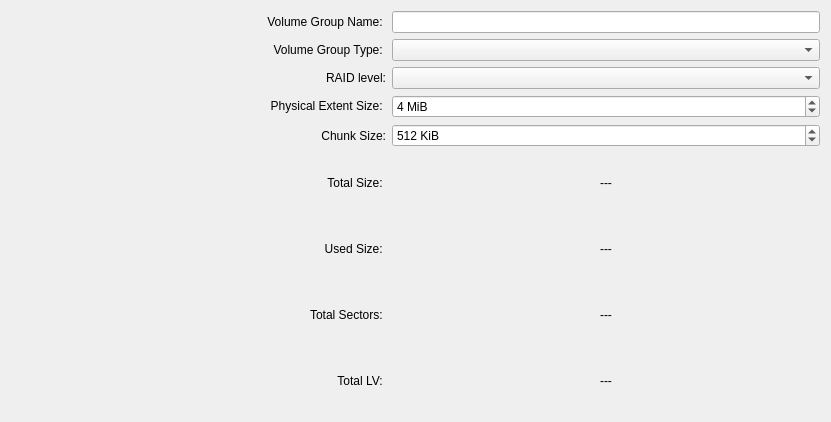
<?xml version="1.0" encoding="UTF-8"?>
<ui version="4.0">
 <class>VolumeGroupWidgetBase</class>
 <widget class="QWidget" name="VolumeGroupWidgetBase">
  <property name="geometry">
   <rect>
    <x>0</x>
    <y>0</y>
    <width>831</width>
    <height>418</height>
   </rect>
  </property>
  <property name="minimumSize">
   <size>
    <width>652</width>
    <height>0</height>
   </size>
  </property>
  <layout class="QGridLayout" name="gridLayout">
   <item row="0" column="0" rowspan="9">
    <widget class="ListPhysicalVolumes" name="m_ListPV" native="true">
     <property name="minimumSize">
      <size>
       <width>250</width>
       <height>400</height>
      </size>
     </property>
    </widget>
   </item>
   <item row="0" column="1">
    <widget class="QLabel" name="m_LabelTextVGName">
     <property name="text">
      <string>Volume Group Name: </string>
     </property>
     <property name="alignment">
      <set>Qt::AlignRight|Qt::AlignTrailing|Qt::AlignVCenter</set>
     </property>
     <property name="textInteractionFlags">
      <set>Qt::LinksAccessibleByMouse|Qt::TextSelectableByKeyboard|Qt::TextSelectableByMouse</set>
     </property>
    </widget>
   </item>
   <item row="0" column="2">
    <layout class="QVBoxLayout" name="verticalLayout_2">
     <item>
      <widget class="QLineEdit" name="m_EditVGName"/>
     </item>
    </layout>
   </item>
   <item row="1" column="1">
    <widget class="QLabel" name="m_LabelTextVolumeType">
     <property name="text">
      <string>Volume Group Type: </string>
     </property>
     <property name="alignment">
      <set>Qt::AlignRight|Qt::AlignTrailing|Qt::AlignVCenter</set>
     </property>
    </widget>
   </item>
   <item row="1" column="2">
    <layout class="QVBoxLayout" name="verticalLayout_4">
     <item>
      <widget class="QComboBox" name="m_ComboVolumeType"/>
     </item>
    </layout>
   </item>
   <item row="2" column="1">
    <widget class="QLabel" name="m_LabelRaidLevel">
     <property name="text">
      <string>RAID level:</string>
     </property>
     <property name="alignment">
      <set>Qt::AlignRight|Qt::AlignTrailing|Qt::AlignVCenter</set>
     </property>
    </widget>
   </item>
   <item row="2" column="2">
    <layout class="QVBoxLayout" name="verticalLayout_3">
     <item>
      <widget class="QComboBox" name="m_RaidLevel"/>
     </item>
    </layout>
   </item>
   <item row="3" column="1">
    <widget class="QLabel" name="m_LabelTextPESize">
     <property name="text">
      <string>Physical Extent Size: </string>
     </property>
     <property name="alignment">
      <set>Qt::AlignRight|Qt::AlignTrailing|Qt::AlignVCenter</set>
     </property>
     <property name="textInteractionFlags">
      <set>Qt::LinksAccessibleByMouse|Qt::TextSelectableByKeyboard|Qt::TextSelectableByMouse</set>
     </property>
    </widget>
   </item>
   <item row="3" column="2">
    <layout class="QVBoxLayout" name="verticalLayout">
     <item>
      <widget class="QSpinBox" name="m_SpinPESize">
       <property name="suffix">
        <string> MiB</string>
       </property>
       <property name="minimum">
        <number>1</number>
       </property>
       <property name="maximum">
        <number>1000</number>
       </property>
       <property name="value">
        <number>4</number>
       </property>
      </widget>
     </item>
    </layout>
   </item>
   <item row="4" column="1">
    <widget class="QLabel" name="m_LabelChunkSize">
     <property name="text">
      <string>Chunk Size:</string>
     </property>
     <property name="alignment">
      <set>Qt::AlignRight|Qt::AlignTrailing|Qt::AlignVCenter</set>
     </property>
    </widget>
   </item>
   <item row="4" column="2">
    <layout class="QVBoxLayout" name="verticalLayout_7">
     <item>
      <widget class="QSpinBox" name="spinBox">
       <property name="suffix">
        <string> KiB</string>
       </property>
       <property name="minimum">
        <number>1</number>
       </property>
       <property name="maximum">
        <number>2048</number>
       </property>
       <property name="value">
        <number>512</number>
       </property>
      </widget>
     </item>
    </layout>
   </item>
   <item row="5" column="1">
    <widget class="QLabel" name="m_LabelTextTotalSize">
     <property name="text">
      <string>Total Size: </string>
     </property>
     <property name="alignment">
      <set>Qt::AlignRight|Qt::AlignTrailing|Qt::AlignVCenter</set>
     </property>
     <property name="textInteractionFlags">
      <set>Qt::LinksAccessibleByMouse|Qt::TextSelectableByKeyboard|Qt::TextSelectableByMouse</set>
     </property>
    </widget>
   </item>
   <item row="5" column="2">
    <widget class="QLabel" name="m_LabelTotalSize">
     <property name="text">
      <string>---</string>
     </property>
     <property name="alignment">
      <set>Qt::AlignCenter</set>
     </property>
     <property name="textInteractionFlags">
      <set>Qt::LinksAccessibleByMouse|Qt::TextSelectableByKeyboard|Qt::TextSelectableByMouse</set>
     </property>
    </widget>
   </item>
   <item row="6" column="1">
    <widget class="QLabel" name="m_LabelTextTotalUsedSize">
     <property name="text">
      <string>Used Size: </string>
     </property>
     <property name="alignment">
      <set>Qt::AlignRight|Qt::AlignTrailing|Qt::AlignVCenter</set>
     </property>
     <property name="textInteractionFlags">
      <set>Qt::LinksAccessibleByMouse|Qt::TextSelectableByKeyboard|Qt::TextSelectableByMouse</set>
     </property>
    </widget>
   </item>
   <item row="6" column="2">
    <widget class="QLabel" name="m_LabelTotalUsedSize">
     <property name="text">
      <string>---</string>
     </property>
     <property name="alignment">
      <set>Qt::AlignCenter</set>
     </property>
     <property name="textInteractionFlags">
      <set>Qt::LinksAccessibleByMouse|Qt::TextSelectableByKeyboard|Qt::TextSelectableByMouse</set>
     </property>
    </widget>
   </item>
   <item row="7" column="1">
    <widget class="QLabel" name="m_LabelTextTotalSectors">
     <property name="text">
      <string>Total Sectors: </string>
     </property>
     <property name="alignment">
      <set>Qt::AlignRight|Qt::AlignTrailing|Qt::AlignVCenter</set>
     </property>
     <property name="textInteractionFlags">
      <set>Qt::LinksAccessibleByMouse|Qt::TextSelectableByKeyboard|Qt::TextSelectableByMouse</set>
     </property>
    </widget>
   </item>
   <item row="7" column="2">
    <widget class="QLabel" name="m_LabelTotalSectors">
     <property name="text">
      <string>---</string>
     </property>
     <property name="alignment">
      <set>Qt::AlignCenter</set>
     </property>
     <property name="textInteractionFlags">
      <set>Qt::LinksAccessibleByMouse|Qt::TextSelectableByKeyboard|Qt::TextSelectableByMouse</set>
     </property>
    </widget>
   </item>
   <item row="8" column="1">
    <widget class="QLabel" name="m_LabelTextTotalLV">
     <property name="text">
      <string>Total LV: </string>
     </property>
     <property name="alignment">
      <set>Qt::AlignRight|Qt::AlignTrailing|Qt::AlignVCenter</set>
     </property>
     <property name="textInteractionFlags">
      <set>Qt::LinksAccessibleByMouse|Qt::TextSelectableByKeyboard|Qt::TextSelectableByMouse</set>
     </property>
    </widget>
   </item>
   <item row="8" column="2">
    <widget class="QLabel" name="m_LabelTotalLV">
     <property name="text">
      <string>---</string>
     </property>
     <property name="alignment">
      <set>Qt::AlignCenter</set>
     </property>
     <property name="textInteractionFlags">
      <set>Qt::LinksAccessibleByMouse|Qt::TextSelectableByKeyboard|Qt::TextSelectableByMouse</set>
     </property>
    </widget>
   </item>
  </layout>
 </widget>
 <customwidgets>
  <customwidget>
   <class>ListPhysicalVolumes</class>
   <extends>QWidget</extends>
   <header>gui/listphysicalvolumes.h</header>
   <container>1</container>
  </customwidget>
 </customwidgets>
 <resources/>
 <connections/>
</ui>
